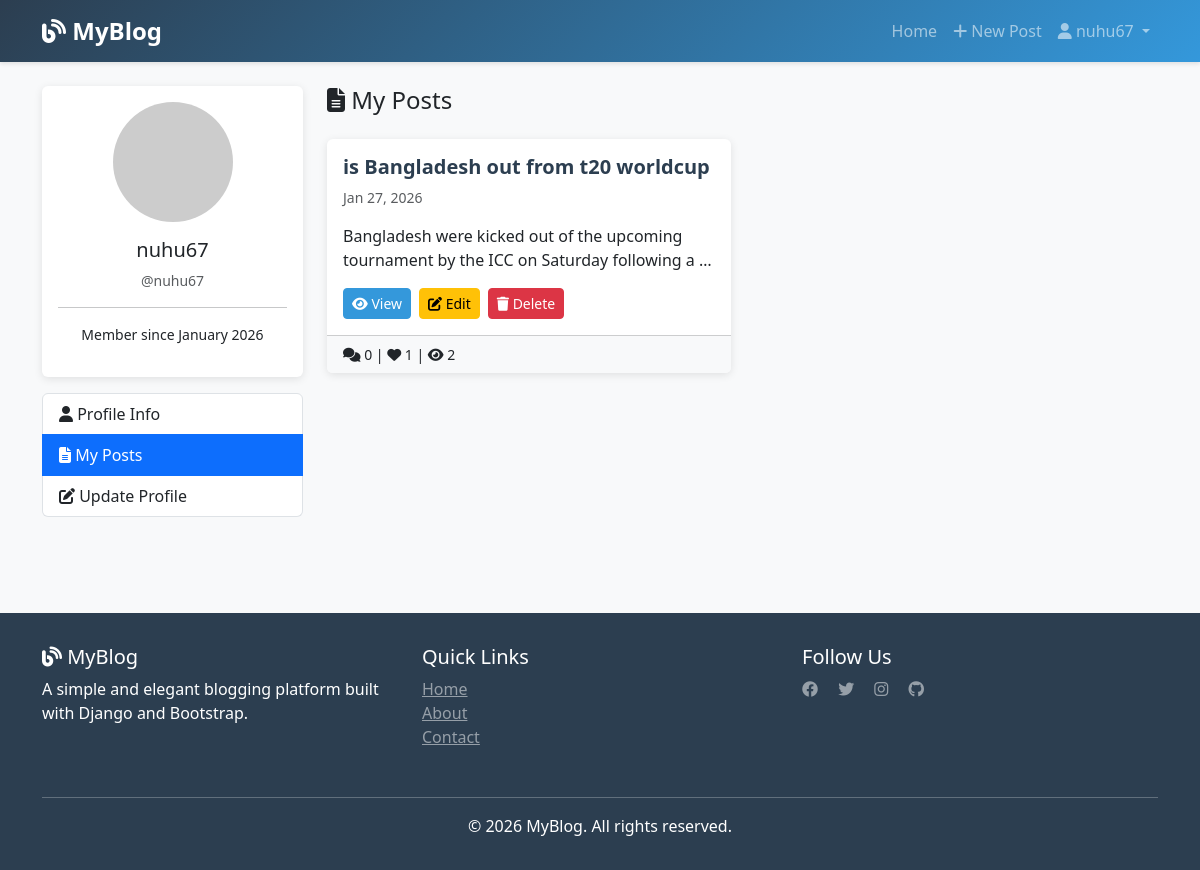
The page /profile/?section=posts (signed in) on the database as committed earlier.
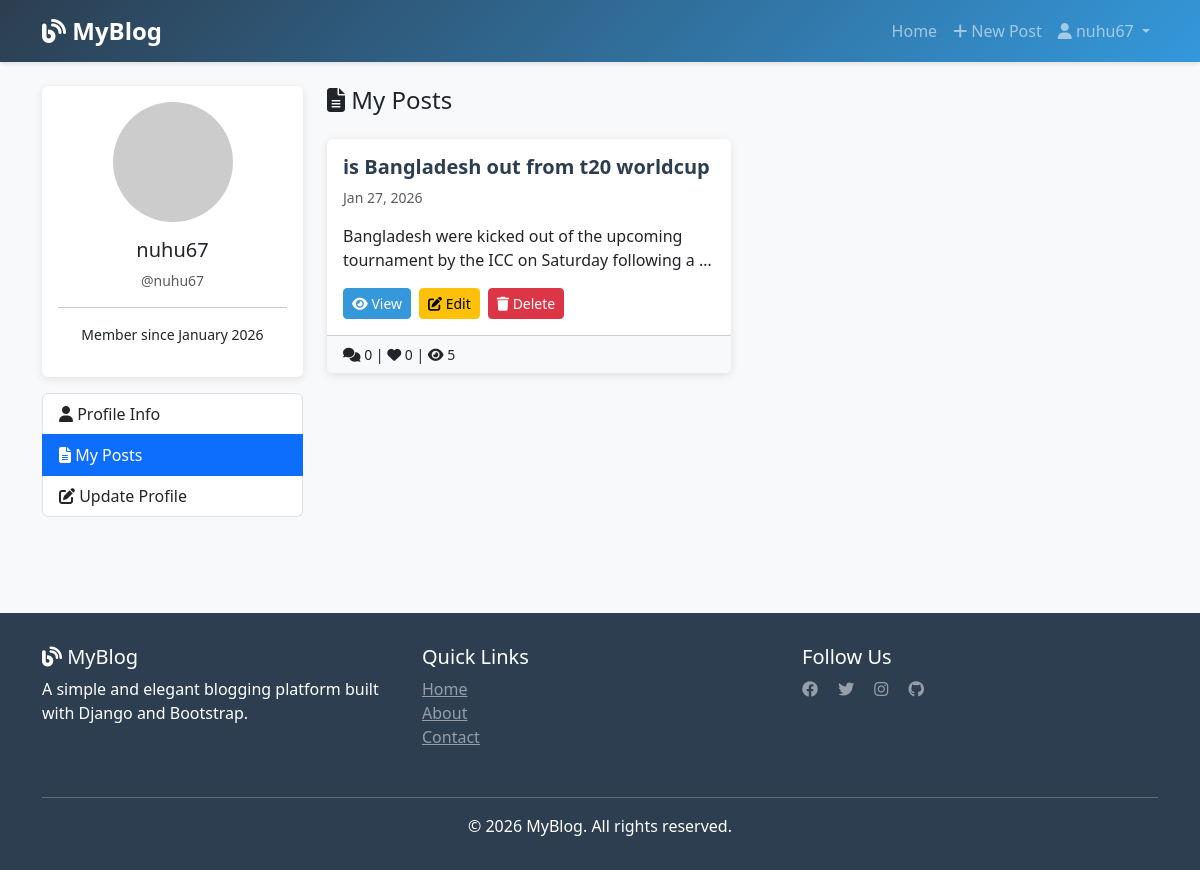
The same page on the database as committed later.
### blog/models.py (models this page shows, shortened)
class Post(models.Model):
    title=models.CharField(max_length=100)
    content=RichTextField(blank=True, null=True)
    author=models.ForeignKey(User, on_delete=models.CASCADE)
    created_at=models.DateTimeField(auto_now_add=True)
    updated_at=models.DateTimeField(auto_now=True)
    Catagory=models.ForeignKey(Catagory, on_delete=models.SET_NULL , null=True)
    tags=models.ManyToManyField(Tag)
    view_count=models.PositiveBigIntegerField(default=0)
    liked_users=models.ManyToManyField(User, related_name='liked_posts')

### blog/views.py (the view, shortened to what this page needs)
# urls.py: path('profile/', views.profile_view, name='profile'),
@login_required
def profile_view(request):
    section= request.GET.get('section','profile')
    context={
        'section':section,
    }
    if section=='posts':
        posts=Post.objects.filter(author=request.user)
        context['posts']=posts
    return render (request,'user/profile.html',context)

### templates/user/profile.html (shortened to what this page needs)
{% extends 'base.html' %}
{% load crispy_forms_tags %}
{% block content %}
<div class="row">
    <div class="col-lg-3 mb-4">
        <div class="card">
            <div class="card-body text-center">
                <img src="https://ui-avatars.com/api/?name={{ user.username }}&size=120"
                     alt="{{ user.username }}"
                     class="rounded-circle mb-3" width="120" height="120">
                <h5 class="card-title">{{ user.first_name|default:user.username }}</h5>
                <p class="text-muted small">@{{ user.username }}</p>
                <hr>
                <p class="small">Member since {{ user.date_joined|date:"F Y" }}</p>
            </div>
        </div>
        <div class="list-group mt-3">
            <a href="{% url 'profile' %}" class="list-group-item list-group-item-action {% if section == 'profile' %}active{% endif %}">
                <i class="fas fa-user"></i> Profile Info
            </a>
            <a href="{% url 'profile' %}?section=posts" class="list-group-item list-group-item-action {% if section == 'posts' %}active{% endif %}">
                <i class="fas fa-file-alt"></i> My Posts
            </a>
            <a href="{% url 'profile' %}?section=update" class="list-group-item list-group-item-action {% if section == 'update' %}active{% endif %}">
                <i class="fas fa-edit"></i> Update Profile
            </a>
        </div>
    </div>
    <div class="col-lg-9">
        {% if section == 'posts' %}
        <div>
            <h4 class="mb-4"><i class="fas fa-file-alt"></i> My Posts</h4>
            {% if posts %}
                <div class="row">
                    {% for post in posts %}
                    <div class="col-md-6 mb-4">
                        <div class="card h-100">
                            <div class="card-body">
                                <h5 class="card-title post-title">{{ post.title }}</h5>
                                <p class="card-text small text-muted">
                                    {{ post.created_at|date:"M d, Y" }}
                                </p>
                                <p class="card-text">{{ post.content|truncatewords:15|safe }}</p>
                                <div class="d-flex gap-2">
                                    <a href="{% url 'post_detail' post.id %}" class="btn btn-sm btn-primary">
                                        <i class="fas fa-eye"></i> View
                                    </a>
                                    <a href="{% url 'post_update' post.id %}" class="btn btn-sm btn-warning">
                                        <i class="fas fa-edit"></i> Edit
                                    </a>
                                    <a href="{% url 'post_delete' post.id %}" class="btn btn-sm btn-danger" onclick="return confirm('Are you sure?')">
                                        <i class="fas fa-trash"></i> Delete
                                    </a>
                                </div>
                            </div>
                            <div class="card-footer bg-light small">
                                <i class="fas fa-comments"></i> {{ post.comment_set.count }} |
                                <i class="fas fa-heart"></i> {{ post.liked_users.count }} |
                                <i class="fas fa-eye"></i> {{ post.view_count }}
                            </div>
                        </div>
                    </div>
                    {% endfor %}
                </div>
            {% endif %}
        </div>
        {% endif %}
    </div>
</div>
{% endblock %}

### templates/base.html (shortened to what this page needs)
<!DOCTYPE html>
<html lang="en">
<head>
    <link href="https://cdn.jsdelivr.net/npm/bootstrap@5.3.0/dist/css/bootstrap.min.css" rel="stylesheet">
    <link rel="stylesheet" href="https://cdnjs.cloudflare.com/ajax/libs/font-awesome/6.4.0/css/all.min.css">
</head>
<body>
    <nav class="navbar navbar-expand-lg navbar-dark">
        <div class="container">
            <a class="navbar-brand" href="{% url 'post_list' %}">
                <i class="fas fa-blog"></i> MyBlog
            </a>
            <div class="collapse navbar-collapse" id="navbarNav">
                <ul class="navbar-nav ms-auto">
                    <li class="nav-item">
                        <a class="nav-link" href="{% url 'post_list' %}">Home</a>
                    </li>
                    {% if user.is_authenticated %}
                        <li class="nav-item">
                            <a class="nav-link" href="{% url 'post_create' %}">
                                <i class="fas fa-plus"></i> New Post
                            </a>
                        </li>
                        <li class="nav-item dropdown">
                            <a class="nav-link dropdown-toggle" href="#" id="userDropdown" role="button" data-bs-toggle="dropdown">
                                <i class="fas fa-user"></i> {{ user.username }}
                            </a>
                        </li>
                    {% endif %}
                </ul>
            </div>
        </div>
    </nav>
    <main>
        <div class="container my-4">
            {% block content %}{% endblock %}
        </div>
    </main>
    <footer>
        <div class="container">
            <div class="row">
                <div class="col-md-4 mb-3">
                    <h5><i class="fas fa-blog"></i> MyBlog</h5>
                    <p>A simple and elegant blogging platform built with Django and Bootstrap.</p>
                </div>
                <div class="col-md-4 mb-3">
                    <h5>Quick Links</h5>
                    <ul class="list-unstyled">
                        <li><a href="{% url 'post_list' %}" class="text-white-50">Home</a></li>
                        <li><a href="#" class="text-white-50">About</a></li>
                        <li><a href="#" class="text-white-50">Contact</a></li>
                    </ul>
                </div>
                <div class="col-md-4 mb-3">
                    <h5>Follow Us</h5>
                    <a href="#" class="text-white-50 me-3"><i class="fab fa-facebook"></i></a>
                    <a href="#" class="text-white-50 me-3"><i class="fab fa-twitter"></i></a>
                    <a href="#" class="text-white-50 me-3"><i class="fab fa-instagram"></i></a>
                    <a href="#" class="text-white-50"><i class="fab fa-github"></i></a>
                </div>
            </div>
            <hr class="bg-white-50">
            <div class="text-center">
                <p class="mb-0">&copy; 2026 MyBlog. All rights reserved.</p>
            </div>
        </div>
    </footer>
</body>
</html>

### templates/base.html (style rules this page uses)
:root { --primary-color: #2c3e50; --secondary-color: #3498db; }
body { display: flex; flex-direction: column; min-height: 100vh; background-color: #f8f9fa; }
main { flex: 1; }
.navbar { background: linear-gradient(135deg, var(--primary-color) 0%, var(--secondary-color) 100%); box-shadow: 0 2px 4px rgba(0,0,0,0.1); }
.navbar-brand { font-weight: 700; font-size: 1.5rem; }
.card { border: none; box-shadow: 0 2px 8px rgba(0,0,0,0.1); transition: transform 0.3s ease, box-shadow 0.3s ease; }
.btn-primary { background-color: var(--secondary-color); border-color: var(--secondary-color); }
.post-title { color: var(--primary-color); font-weight: 600; }
footer { background-color: var(--primary-color); color: white; padding: 2rem 0; margin-top: 3rem; }

Rows that differ between the two databases and show on the page:
changed Post "is Bangladesh out from t20 worldcup": liked_users.count "1" → "0"; view_count "2" → "5"
